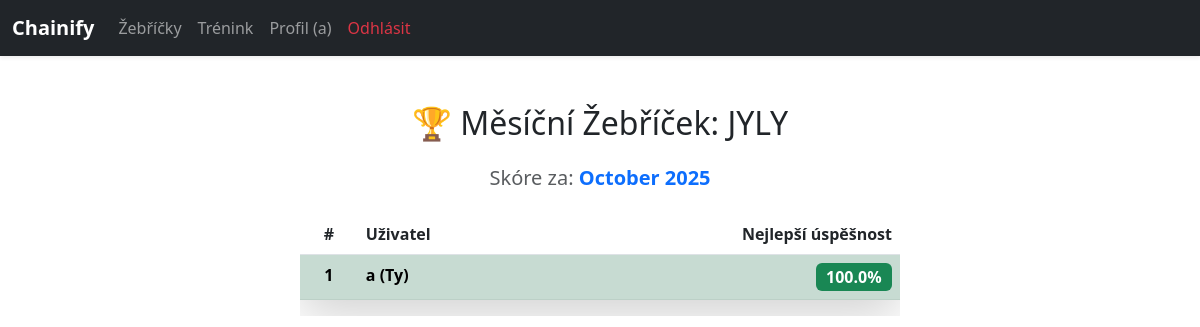
The page /leaderboard (signed in) on the database its author committed.
### models.py (models this page shows, shortened)
class User(db.Model, UserMixin):
    id = db.Column(db.Integer, primary_key=True)
    username = db.Column(db.String(150), unique=True, nullable=False)
    email = db.Column(db.String(150), unique=True, nullable=False)
    password = db.Column(db.String(256), nullable=False)
    profile_image_url = db.Column(db.String(255), nullable=True)
    current_streak = db.Column(db.Integer, default=0)
    last_training_date = db.Column(db.Date, nullable=True)
    putt_sessions = db.relationship('PuttSession', backref='user')
    drives = db.relationship('Drive', backref='user')

### app.py (the view)
@app.route('/leaderboard')  # <-- URL je zpět na jednoduché /leaderboard
@login_required
def leaderboard():          # <-- Název funkce je zpět na jednoduché leaderboard
    today = datetime.now()
    start_of_month = today.replace(day=1, hour=0, minute=0, second=0, microsecond=0)
    subquery = (
        db.session.query(
            PuttSession.user_id,
            func.max(PuttSession.accuracy).label('best_accuracy')
        )
        .filter(PuttSession.mode == 'jyly')
        .filter(PuttSession.date >= start_of_month)
        .group_by(PuttSession.user_id)
        .subquery()
    )
    leaderboard_data = (
        db.session.query(User, subquery.c.best_accuracy)
        .join(subquery, User.id == subquery.c.user_id)
        .order_by(desc(subquery.c.best_accuracy))
        .all()
    )
    current_month_str = start_of_month.strftime('%B %Y')
    return render_template(
        'leaderboard.html',
        leaderboard_data=leaderboard_data,
        current_month_str=current_month_str
    )

### app.py (called while the page is built)
@login_manager.user_loader
def load_user(user_id):
    return User.query.get(int(user_id))

### templates/leaderboard.html (shortened to what this page needs)
{% extends "base.html" %}
{% block content %}
<div class="container mt-5">
    <h2 class="mb-4 text-center">🏆 Měsíční Žebříček: JYLY</h2>
    <p class="text-center text-muted h5 mb-4">
        Skóre za: <span class="fw-bold text-primary">{{ current_month_str }}</span>
    </p>
    {% if leaderboard_data %}
        <div class="table-responsive" style="max-width: 600px; margin: 0 auto;">
            <table class="table table-striped table-hover shadow-lg rounded">
                <thead class="bg-primary text-white">
                    <tr>
                        <th scope="col" class="text-center">#</th>
                        <th scope="col">Uživatel</th>
                        <th scope="col" class="text-end">Nejlepší úspěšnost</th>
                    </tr>
                </thead>
                <tbody>
                    {% for user, accuracy in leaderboard_data %}
                    <tr class="{% if user.username == current_user.username %}table-success fw-bold{% endif %}">
                        <td class="text-center">{{ loop.index }}</td>
                        <td>
                            <a href="{{ url_for('user_profile', username=user.username) }}" style="text-decoration: none; color: inherit;">
                                {{ user.username }}
                            </a>
                            {% if user.username == current_user.username %} (Ty){% endif %}
                        </td>
                        <td class="text-end">
                            <span class="badge bg-success fs-6">{{ "%.1f"|format(accuracy) }}%</span>
                        </td>
                    </tr>
                    {% endfor %}
                </tbody>
            </table>
        </div>
        {% endif %}
</div>
{% endblock %}

### templates/base.html (shortened to what this page needs)
<!DOCTYPE html>
<html lang="en">
<head>
    <link href="https://cdn.jsdelivr.net/npm/bootstrap@5.3.0/dist/css/bootstrap.min.css" rel="stylesheet">
    <link rel="stylesheet" href="https://cdnjs.cloudflare.com/ajax/libs/font-awesome/6.5.2/css/all.min.css">
</head>
<body>
<nav class="navbar navbar-expand-lg navbar-dark bg-dark shadow-sm">
  <div class="container-fluid">
    <a class="navbar-brand fw-bold" href="{{ url_for('index') }}">Chainify</a>
    <div class="collapse navbar-collapse" id="navbarNav">
      <ul class="navbar-nav">
            {% if current_user.is_authenticated %}
              <li class="nav-item">
                <a class="nav-link" href="{{ url_for('leaderboard') }}">Žebříčky</a>
              </li>
            {% endif %}
        </ul>
      <ul class="navbar-nav">
        {% if current_user.is_authenticated %}
          <li class="nav-item">
            <a class="nav-link" href="{{ url_for('training') }}">Trénink</a>
          </li>
          <li class="nav-item">
            <a class="nav-link" href="{{ url_for('profile') }}">Profil ({{ current_user.username }})</a>
          </li>
          <li class="nav-item">
            <a class="nav-link text-danger" href="{{ url_for('logout') }}">Odhlásit</a>
          </li>
        {% endif %}
      </ul>
    </div>
  </div>
</nav>
<div class="container mt-4">
    {% block content %}{% endblock %}
</div>
</body>
</html>

### rows shown on the page
User: username "a", shows "(Ty)", accuracy "100.0"

### other values the page prints
{{ current_month_str }} "October 2025"
